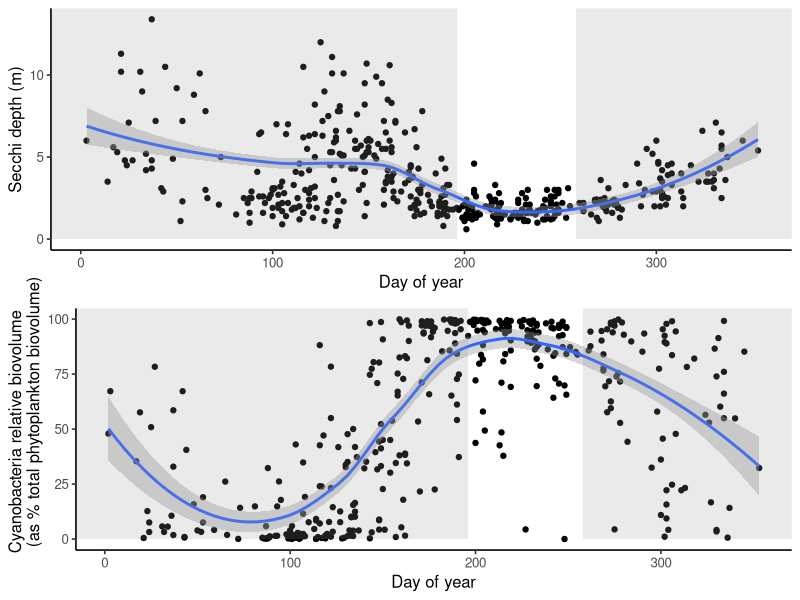
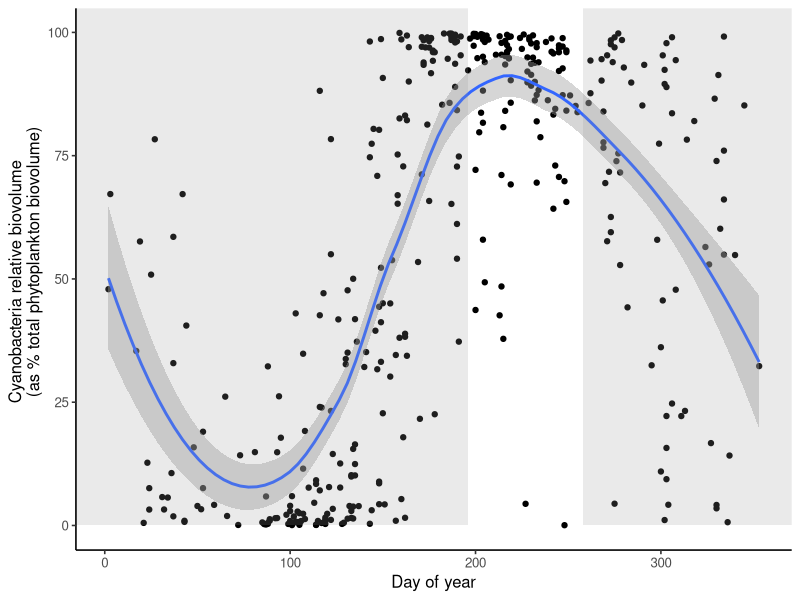

The R script that drew these images, in order: (Note: this script raises an error after producing the figures.)
## ---- chunk 1
library(ggplot2) #needed for plots
library(dplyr) #needed for reshaping/reformating data
library(gridExtra) #needed to plot mupltiple plots together
## ---- chunk 2
### load the Secchi disk depth data ###
Secchi<- read.csv(file="Original_data/ntl31_v9_secchi.csv")

### load the phytoplankton cell count data ###
phyto<-read.csv(file="Original_data/ntl88_v13_phytoplankton.csv", header=TRUE)
## ---- chunk 3
Me_cyanoRB<- phyto %>%
  mutate(sampledate=as.Date(sampledate, origin="1899-12-30")) %>% #tells R to format field as Datey
  filter(lakeid=="ME", #filter for Lake Mendota data
         depth_range=="0-8m", #filter for data from integrated samples 0 to 8m
         division=="Cyanophyta") %>% #filter for cyanobacteria data
  group_by(sampledate) %>% #group all observations by sample date
  summarize(cyano_relbiovol=sum(relative_total_biovolume), #add all observations of cyanobacteria biovolumes together for each sample date
            CD_cellsmL=sum(cells_per_ml)) %>% #adds all the cyanobacteria cells/mL together for each sample date
  filter(cyano_relbiovol<=100) #remove any invalid records (>100%  not valid entry)
## ---- chunk 4
Me_Secchi<- Secchi %>%
  mutate(sampledate=as.Date(sampledate, origin="1899-12-30"),#tells R to format field as Date
         SD_m=secnview) %>% #adds units to field
  filter(lakeid=="ME") %>% #filter for Lake Mendota data
  select(sampledate, SD_m) #select the fields needed
## ---- chunk 5
Figure2_data<- merge(Me_cyanoRB, Me_Secchi, by=c("sampledate"),
                       all =TRUE) #merges data frames and keeps all records 
Figure2_data<- Figure2_data %>%
  mutate(Yr=as.numeric(format(sampledate, "%Y")), #renames field
         daynum=as.numeric(format(sampledate, "%j"))) #adds field with day
## ---- chunk 6
### plot Secchi depth by day of year ###
a<- ggplot(data=Figure2_data, aes(x=daynum, y=SD_m)) + #plots SD across day
  geom_point() + #plots observations as points
  theme_classic(base_size=12) +
  geom_smooth() + #adds regression curve
  labs(x="Day of year", y="Secchi depth (m)") +
  annotate('rect', fill='gray60', alpha=.2, #creates a shadow box 
           xmin=-Inf, xmax=196, ymin=0, ymax=Inf) +#shadow box highlights CyanoHAB season
  annotate('rect', fill='gray60', alpha=.2, #creates a shadow box 
           xmin=258, xmax=Inf, ymin=0, ymax=Inf)  #shadow box highlights CyanoHAB season

### plot cyanobacteria relative biovolume by day of year ###
b <- ggplot(data=Figure2_data, aes(x=daynum, y=cyano_relbiovol)) + #plots cyano RB across day
  geom_point() + #plots observations as points
  theme_classic(base_size=12) +
  geom_smooth() + #adds regression curve
  labs(x="Day of year", 
       y="Cyanobacteria relative biovolume 
       (as % total phytoplankton biovolume)") +
  annotate('rect', fill='gray60', alpha=.2, #creates a shadow box 
           xmin=-Inf, xmax=196, ymin=0, ymax=Inf) +#shadow box highlights CyanoHAB season
  annotate('rect', fill='gray60', alpha=.2, #creates a shadow box 
           xmin=258, xmax=Inf, ymin=0, ymax=Inf)  #shadow box highlights CyanoHAB season
grid.arrange(a, b, nrow=2, ncol=1) #plot figures together
ggsave("Products/Figure2_color.png") #saves plot to Products folder
write.csv(Figure2_data, file="Products/Figure2_data.csv") #save data used to make figure
